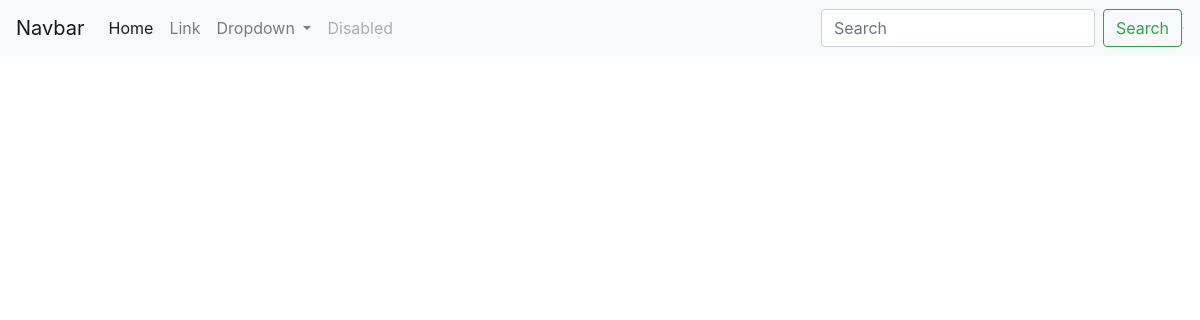
Page /offers on the earlier database version.
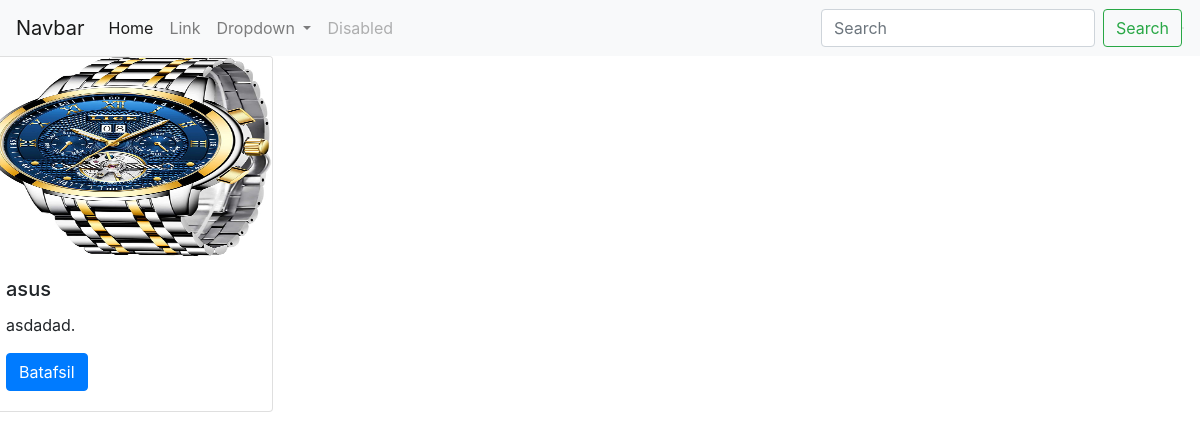
Same page on the later database version.
### blog/models.py (models this page shows, shortened)
class Product(models.Model):
    category = models.ForeignKey(Category,on_delete=models.CASCADE,verbose_name='catalog',null=True)
    title = models.CharField(max_length=50)
    slug = models.SlugField(max_length=50)
    image = models.ImageField(upload_to='image',null=True)
    info = models.TextField('Qisqa malumot',blank=True)
    desc = models.TextField(blank=True)
    old_price = models.PositiveIntegerField(default=0)
    price = models.PositiveIntegerField(default=0)
    payment = models.PositiveIntegerField(default=0)
    add_date = models.DateField('Qoshilgan vaqt',auto_now_add=True)
    brand = models.ForeignKey(Brand,on_delete=models.PROTECT,null=True,blank=True)

### blog/views.py (the view)
# urls.py: path('offers',offers, name="offers"),
def offers(request):
    product = Product.objects.all()
    context = {"product":product}
    return render(request,'offers.html',context)

### template/offers.html (shortened to what this page needs)
    <!DOCTYPE html>
<html lang="en">
{% load static %}
<head>
        <link href="static/bootstrap/css/bootstrap.min.css" rel="stylesheet">
    <link rel="stylesheet" href="https://maxcdn.bootstrapcdn.com/bootstrap/4.0.0/css/bootstrap.min.css">
</head>
<body>
<nav class="navbar navbar-expand-lg navbar-light bg-light">
  <a class="navbar-brand" href="#">Navbar</a>
  <div class="collapse navbar-collapse" id="navbarSupportedContent">
    <ul class="navbar-nav mr-auto">
      <li class="nav-item active">
        <a class="nav-link" href="#">Home <span class="sr-only">(current)</span></a>
      </li>
      <li class="nav-item">
        <a class="nav-link" href="#">Link</a>
      </li>
      <li class="nav-item dropdown">
        <a class="nav-link dropdown-toggle" href="#" id="navbarDropdown" role="button" data-toggle="dropdown" aria-haspopup="true" aria-expanded="false">
          Dropdown
        </a>
      </li>
      <li class="nav-item">
        <a class="nav-link disabled" href="#">Disabled</a>
      </li>
    </ul>
    <form class="form-inline my-2 my-lg-0">
      <input onkeyup="SearchFunction(this.value)" class="form-control mr-sm-2" type="search" placeholder="Search" aria-label="Search">
      <button class="btn btn-outline-success my-2 my-sm-0" type="submit">Search</button>
    </form>
  </div>
  <div class="search_list" id="search">
    <div class="card" id="product-list"></div>
  </div>
</nav>
<div class="row">
{% for p in product %}
<div class="card" style="width: 18rem;">
  <img height="200" width="200" class="card-img-top" src="{{ p.image.url }}" alt="Card image cap">
  <div class="card-body">
    <h5 class="card-title">{{ p.title }}</h5>
    <p class="card-text">{{ p.desc }}.</p>
    <a href="#" class="btn btn-primary">Batafsil</a>
  </div>
</div>
{% endfor %}
</div>
</body>
</html>

Differences in the rows shown:
added Product: image (picture), title "asus", desc "asdadad"
